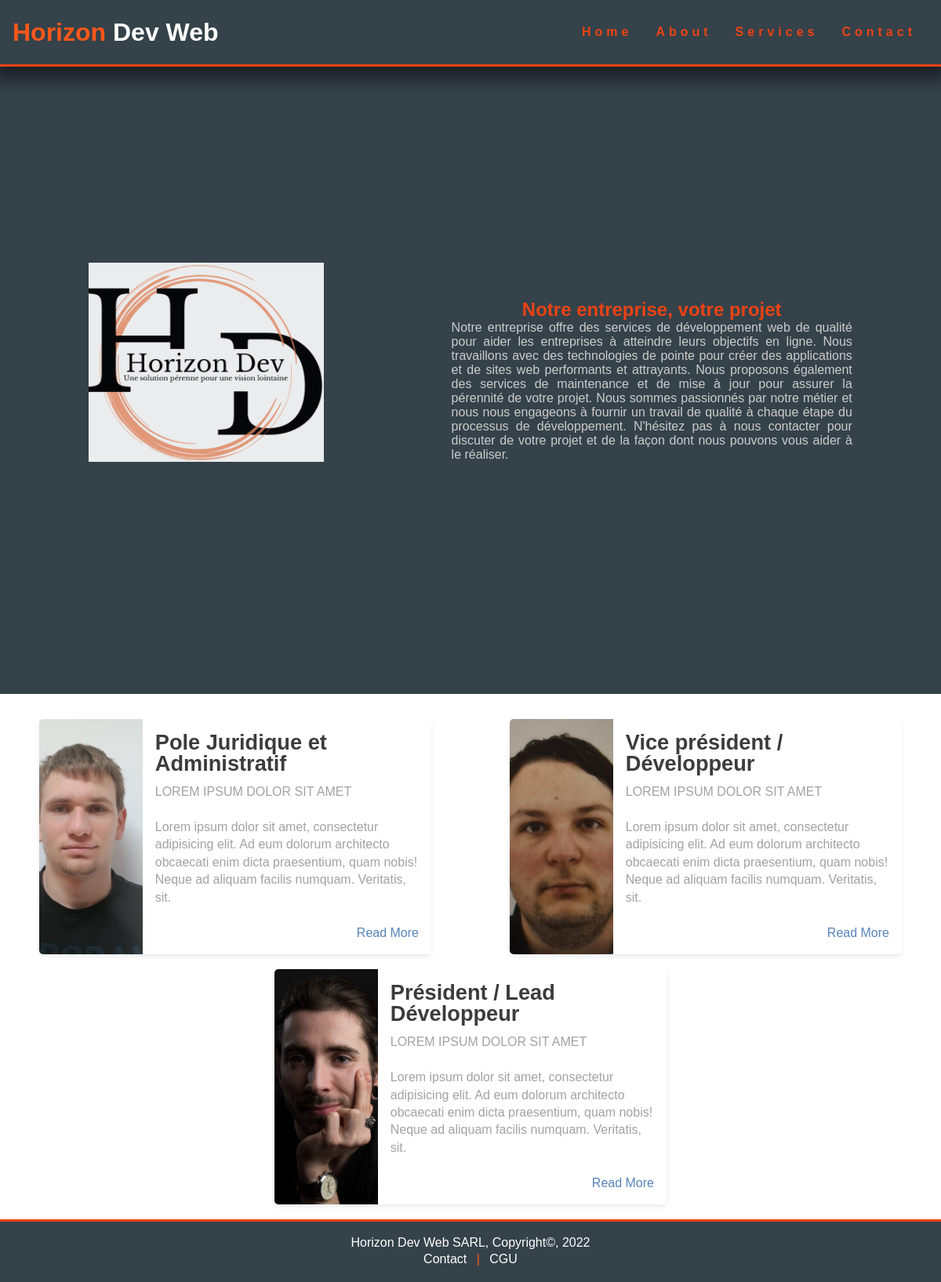
Page /about.php on the committed database.
### tables this page shows
CREATE TABLE IF NOT EXISTS `workteam` (
  `id` int NOT NULL AUTO_INCREMENT,
  `nom` varchar(30) NOT NULL,
  `prenom` varchar(30) NOT NULL,
  `poste` varchar(255) NOT NULL,
  `photo_profil` varchar(255) NOT NULL,
  `date_entree` date NOT NULL,
  PRIMARY KEY (`id`)
);

### about.php (the view, shortened to what this page needs)
<?php
$title = "about";
require_once(__DIR__ . '/includes/header.php');
?>
<section id="about-entreprise">
    <div class="about-img">
        <img src="assets/images/logo2.png" alt="Logo de l'entreprise">
    </div>
    <div class="about-txt">
        <h2>Notre entreprise, votre projet</h2>
        <p>Notre entreprise offre des services de développement web de qualité pour aider les entreprises à atteindre leurs objectifs en ligne. Nous travaillons avec des technologies de pointe pour créer des applications et de sites web performants et attrayants. Nous proposons également des services de maintenance et de mise à jour pour assurer la pérennité de votre projet. Nous sommes passionnés par notre métier et nous nous engageons à fournir un travail de qualité à chaque étape du processus de développement. N'hésitez pas à nous contacter pour discuter de votre projet et de la façon dont nous pouvons vous aider à le réaliser.</p>
    </div>
</section>
<section id="about-team">
    <div class="equipe-content">
        <?php
        $sth = $conn->prepare("SELECT * FROM workteam");
        $sth->execute();
        $fetch = $sth->fetchAll(PDO::FETCH_ASSOC);
        for($i = 0; $i < count($fetch); $i++):?>
        <div class="blog-card">
            <div class="user user1">
                <div class="photo" style="background-image: url(assets/images/<?= $fetch[$i]['photo_profil']?>);"></div>
            </div>
            <div class="description">
                <h1><?= $fetch[$i]['poste']; ?></h1>
                <h2>Lorem ipsum dolor sit amet</h2>
                <p>
                    Lorem ipsum dolor sit amet, consectetur adipisicing elit. Ad eum dolorum architecto
                    obcaecati enim dicta praesentium, quam nobis! Neque ad aliquam facilis numquam. Veritatis,
                    sit.
                </p>
                <p class="read-more">
                    <a href="#">Read More</a>
                </p>
            </div>
        </div>
        <?php endfor; ?>
    </div>
</section>
<?php
require_once(__DIR__ . '/includes/footer.php');
?>

### includes/header.php (shortened to what this page needs)
<!DOCTYPE html>
<html lang="fr">
<head>
    <link rel="stylesheet" href="assets/css/style.css">
</head>
<body>
    <header id="body-header">
        <h1 id="title"><a href="index.php"><span class="highlight">Horizon</span> Dev Web</a></h1>
        <nav id="nav-large">
            <a href="index.php">Home</a>
            <a href="about.php" title="Notre entreprise">About</a>
            <a href="services.php" title="Nos offres">Services</a>
            <a href="contact.php" title="Contactez-nous !">Contact</a>
        </nav>
    </header>
    <main <?php if ($title == "home") : ?> style="background: url('assets/images/home-bg.jpg');" <?php endif; ?>>

### includes/footer.php (shortened to what this page needs)
</main>
<footer id="footer">
    <p>Horizon Dev Web SARL, Copyright&copy;, 2022</p>
    <p>
        <a href="contact.php" target="_blank" title="Contactez-nous !">Contact</a>
        <span class="highlight">|</span>
        <a href="CGU.php" target="_blank" title="Lire les CGU">CGU</a>
    </p>
</footer>
</body>
</html>

### rows in the picture
workteam: photo_profil (picture), poste "Pole Juridique et Administratif"
workteam: photo_profil (picture), poste "Vice président / Développeur"
workteam: photo_profil (picture), poste "Président / Lead Développeur"
